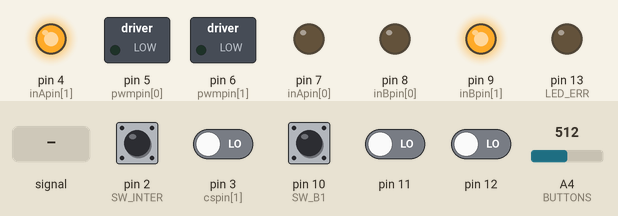
Simulated run of this sketch. Board: Arduino Uno, built with avr-gcc and run on an emulated ATmega328P. Parts: switched loads named in the sketch (green lamp = pin HIGH), output pins drawn as LEDs (lit = HIGH). Dashed ring = blinking. The inputs (shaded band) are chosen by the test bench; at power-on: pin 10 (SW_B1) HIGH, pin 2 (SW_INTER), pin 3 (cspin[1]), pin 11, pin 12 LOW, A4 (BUTTONS) = 512.

Above: at 1.4 s.
1.5 s: A4 (BUTTONS) fed a 2 Hz sine of ±306 counts around its level
At 2.2 s:
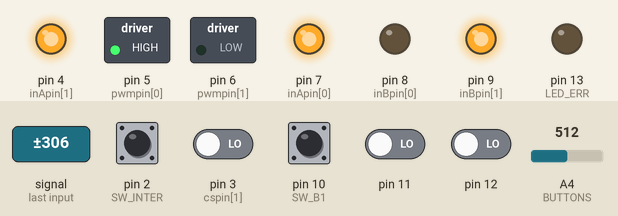
3.3 s: pin 3 (cspin[1]) driven HIGH
At 3.89 s:
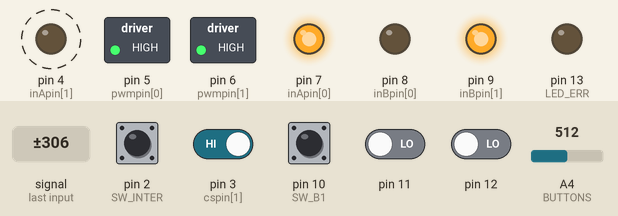
6.3 s: pin 12 driven HIGH
At 9.2 s:
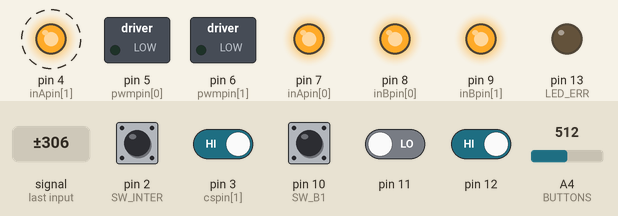
9.3 s: pin 3 (cspin[1]) driven LOW
10.8 s: pin 10 (SW_B1) pulled LOW for 1 s
At 11.13 s:
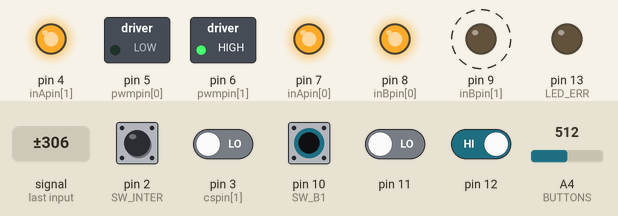
Timing chart, 0 to 13.8 s (numbered marks = the images above; inputs shaded):
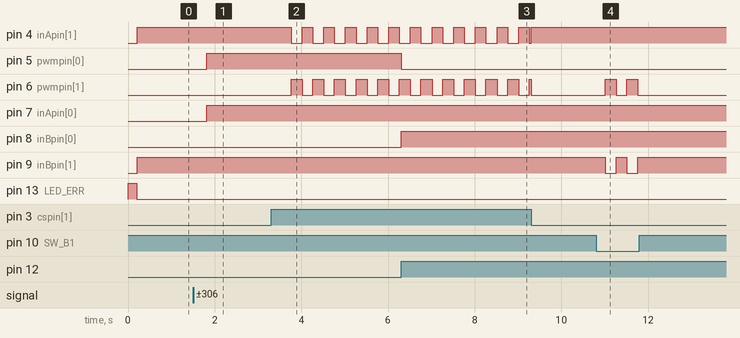

The sketch:

DomeShutter.ino
```cpp
// (licence header left out)
#include <avr/wdt.h>
#include "MonsterMotorShield.h"
#include "SerialCommand.h"
#include "shutter.h"

// Pin definitions
#define LED_ERR  13     // error LED
#define SW_A1    12     // shutter closed switch (NC)
#define SW_A2    11     // shutter open switch (NO)
#define SW_B1    10     // flap closed switch (NC)
#define SW_B2    3      // flap open switch (NO)
#define SW_INTER 2      // shutter interference detection switch (NC)
#define BUTTONS  A4     // analog input for reading the buttons
#define VBAT_PIN A5     // battery voltage reading

#define BUTTON_REPS 80  // Number of ADC readings required to detect a pressed button

// Timeouts in ms
#define COMMAND_TIMEOUT 60000   // Max. time from last command
#define SHUTTER_TIMEOUT 75000   // Max. time the shutter takes to open/close
#define FLAP_TIMEOUT 15000      // Max. time the flap takes to open/close

enum {
    BTN_NONE,
    BTN_A_OPEN,
    BTN_A_CLOSE,
    BTN_B_OPEN,
    BTN_B_CLOSE,
};

// Detect mechanical interfence between the two shutters
bool checkFlapInterference(State st)
{
    return (st == ST_OPENING) && digitalRead(SW_INTER);
}

// Detect mechanical interfence between the two shutters
bool checkShutterInterference(State st)
{
    return (st == ST_CLOSING) && digitalRead(SW_INTER) && !digitalRead(SW_B1);
}


Motor motorA(0);
Motor motorB(1);
Shutter shutter(&motorA, SW_A1, SW_A2, SHUTTER_TIMEOUT, checkShutterInterference);
Shutter flap(&motorB, SW_B1, SW_B2, FLAP_TIMEOUT, checkFlapInterference);
SerialCommand sCmd;
unsigned long lastCmdTime = 0;

// Detect a pressed button by reading an analog input.
// Every button puts a different voltage at the input.
int readButton()
{
    int buttonLimits[] = {92, 303, 518, 820};
    int val = analogRead(BUTTONS);

    for (int i = 0; i < 4; i++) {
        if (val < buttonLimits[i]) {
            return i + 1;
        }
    }
    return 0;
}

// Return dome status by combining shutter and flap statuses
State domeStatus()
{
    State sst = shutter.getState();
    State fst = flap.getState();

    if (sst == ST_ERROR || fst == ST_ERROR)
        return ST_ERROR;
    else if (sst == ST_OPENING || fst == ST_OPENING)
        return ST_OPENING;
    else if (sst == ST_CLOSING || fst == ST_CLOSING)
        return ST_CLOSING;
    else if (sst == ST_OPEN || fst == ST_OPEN)
        return ST_OPEN;
    else if (sst == ST_CLOSED && fst == ST_CLOSED)
        return ST_CLOSED;

    return ST_ABORTED;
}

void cmdOpenShutter() {
    lastCmdTime = millis();
    shutter.open();
}

void cmdOpenBoth()
{
    lastCmdTime = millis();
    shutter.open();
    flap.open();
}

void cmdClose()
{
    lastCmdTime = millis();
    shutter.close();
    flap.close();
}

void cmdAbort()
{
    lastCmdTime = millis();
    shutter.abort();
    flap.abort();
}

void cmdExit()
{
    lastCmdTime = 0;
    shutter.close();
    flap.close();
}

void cmdStatus()
{
    lastCmdTime = millis();
    State st = domeStatus();
    Serial.write('0' + st);
}

void cmdGetVBat()
{
    lastCmdTime = millis();
    int val = analogRead(VBAT_PIN);
    char buffer[8];
    sprintf(buffer, "v%04d", val);
    Serial.write(buffer);
}

void setup()
{
    wdt_disable();
    wdt_enable(WDTO_1S);

    pinMode(LED_ERR, OUTPUT);

    // Map serial commands to functions
    sCmd.addCommand("open", cmdOpenBoth);
    sCmd.addCommand("open1", cmdOpenShutter);
    sCmd.addCommand("close", cmdClose);
    sCmd.addCommand("abort", cmdAbort);
    sCmd.addCommand("exit", cmdExit);
    sCmd.addCommand("stat", cmdStatus);
    sCmd.addCommand("vbat", cmdGetVBat);

    Serial.begin(9600);

    digitalWrite(LED_ERR, HIGH);
    delay(200);
    digitalWrite(LED_ERR, LOW);
}


void loop()
{
    int btn = readButton();
    static int btn_prev = 0;
    static int btn_count = 0;

    if (btn && (btn == btn_prev))
        btn_count++;
    else
        btn_count = 0;
    btn_prev = btn;

    if (btn_count == BUTTON_REPS) {
        switch(btn) {
        case BTN_A_OPEN:
            shutter.open();
            break;
        case BTN_A_CLOSE:
            shutter.close();
            break;
        case BTN_B_OPEN:
            flap.open();
            break;
        case BTN_B_CLOSE:
            flap.close();
            break;
        }
    }

    // Close the dome if time from last command > COMMAND_TIMEOUT
    if ((lastCmdTime > 0) && ((millis() - lastCmdTime) > COMMAND_TIMEOUT)) {
        if (domeStatus() != ST_CLOSED) {
            lastCmdTime = 0;
            shutter.close();
            flap.close();
        }
    }

    int err = (shutter.getState() == ST_ERROR) || (flap.getState() == ST_ERROR);
    digitalWrite(LED_ERR, err);

    shutter.update();
    flap.update();
    sCmd.readSerial();

    wdt_reset();
}
```

MonsterMotorShield.cpp
```cpp
// (licence header left out)
#include <Arduino.h>
#include "MonsterMotorShield.h"


/*  VNH2SP30 pin definitions
 xxx[0] controls '1' outputs
 xxx[1] controls '2' outputs */
int inApin[2] = {7, 4};  // INA: Clockwise input
int inBpin[2] = {8, 9}; // INB: Counter-clockwise input
int pwmpin[2] = {5, 6}; // PWM input
int cspin[2] = {2, 3}; // CS: Current sense ANALOG input
int enpin[2] = {0, 1}; // EN: Status of switches output (Analog pin)


Motor::Motor(uint8_t n)
{
    // _nmotor can be only 0 or 1
    _nmotor = (n > 0);
    pinMode(inApin[_nmotor], OUTPUT);
    pinMode(inBpin[_nmotor], OUTPUT);
    pinMode(pwmpin[_nmotor], OUTPUT);
    stop();
}

void Motor::run(bool dir, int pwm)
{
    digitalWrite(inApin[_nmotor], dir);
    digitalWrite(inBpin[_nmotor], !dir);
    analogWrite(pwmpin[_nmotor], pwm);
}

void Motor::stop()
{
    digitalWrite(inApin[_nmotor], LOW);
    digitalWrite(inBpin[_nmotor], LOW);
    analogWrite(pwmpin[_nmotor], 0);
}

void Motor::brake()
{
    digitalWrite(inApin[_nmotor], HIGH);
    digitalWrite(inBpin[_nmotor], HIGH);
    analogWrite(pwmpin[_nmotor], 0);
}

bool Motor::isRunning()
{
    return digitalRead(inApin[_nmotor]) || digitalRead(inBpin[_nmotor]);
}

int Motor::readCurrent()
{
    return analogRead(cspin[_nmotor]);
}
```

MonsterMotorShield.h
```cpp
// (licence header left out)
#ifndef _MonsterMotorShield_h_
#define _MonsterMotorShield_h_

#include <stdlib.h>


class Motor {
public:
    Motor(uint8_t nmotor);
    void run(bool dir, int pwm);
    void stop();
    void brake();
    bool isRunning();
    int readCurrent();
private:
    uint8_t _nmotor;
};

#endif
```

shutter.cpp
```cpp
/******************************************************************
    Author:     Juan Menendez Blanco    <juanmb@gmail.com>

    This code is part of the ArduinoDomeController project:
        https://github.com/juanmb/ArduinoDomeController

*******************************************************************/

#include <Arduino.h>
#include "shutter.h"
#include <util/atomic.h>

#define MOTOR_OPEN 0
#define MOTOR_CLOSE 1
#define SPEED 1023
#define DEFAULT_TIMEOUT 30000 // shutter timeout (in ms)

// Shutter constructor.
// motor: pointer to an instance of Motor
// sw1: Limit switch (closed)
// sw2: Limit switch (fully open)
// swInt: Interference switch
Shutter::Shutter(Motor *motorPtr, int closedSwitch, int openSwitch,
        unsigned long timeout, interFn checkInterference)
{
    motor = motorPtr;
    swClosed = closedSwitch;    // normally closed (1 if shutter is closed)
    swOpen = openSwitch;        // normally open (0 if shutter is fully open)
    runTimeout = timeout;
    interference = checkInterference;
    nextAction = DO_NONE;
    initState();
}


void Shutter::initState()
{
    if (digitalRead(swClosed))
        state = ST_CLOSED;
    else if (!digitalRead(swOpen))
        state = ST_OPEN;
    else
        state = ST_ABORTED;
}


void Shutter::open() { nextAction = DO_OPEN; }
void Shutter::close() { nextAction = DO_CLOSE; }
void Shutter::abort() { nextAction = DO_ABORT; }

State Shutter::getState() { return state; }


// Shutter state machine
void Shutter::update()
{
    Action action;
    static unsigned long t0;

    ATOMIC_BLOCK(ATOMIC_FORCEON) {
        action = nextAction;
        nextAction = DO_NONE;
    }

    switch (state) {
    case ST_CLOSED:
        if (action == DO_OPEN) {
            t0 = millis();
            state = ST_OPENING;
        }
        break;
    case ST_OPEN:
        if (action == DO_CLOSE) {
            t0 = millis();
            state = ST_CLOSING;
        }
        break;
    case ST_ABORTED:
    case ST_ERROR:
        if (action == DO_OPEN) {
            t0 = millis();
            state = ST_OPENING;
        } else if (action == DO_CLOSE) {
            t0 = millis();
            state = ST_CLOSING;
        }
        break;
    case ST_OPENING:
        if (interference(state))
            motor->brake();
        else
            motor->run(MOTOR_OPEN, SPEED);

        if (!digitalRead(swOpen)) {
            state = ST_OPEN;
            motor->brake();
        } else if (action == DO_ABORT || action == DO_CLOSE) {
            state = ST_ABORTED;
            motor->brake();
        } else if (millis() - t0 > runTimeout) {
            state = ST_ERROR;
            motor->brake();
        }
        break;
    case ST_CLOSING:
        if (interference(state))
            motor->brake();
        else
            motor->run(MOTOR_CLOSE, SPEED);

        if (digitalRead(swClosed)) {
            state = ST_CLOSED;
            motor->brake();
        } else if (action == DO_ABORT || action == DO_OPEN) {
            state = ST_ABORTED;
            motor->brake();
        } else if (millis() - t0 > runTimeout) {
            state = ST_ERROR;
            motor->brake();
        }
        break;
    }
}
```

shutter.h
```cpp
/******************************************************************
    Author:     Juan Menendez Blanco    <juanmb@gmail.com>

    This code is part of the ArduinoDomeController project:
        https://github.com/juanmb/ArduinoDomeController

*******************************************************************/

#ifndef _shutter_h_
#define _shutter_h_

#include "MonsterMotorShield.h"

// Lid states
enum State {
    ST_CLOSED,
    ST_OPENING,
    ST_OPEN,
    ST_CLOSING,
    ST_ABORTED,
    ST_ERROR,
};


enum Action {
    DO_NONE,
    DO_OPEN,
    DO_CLOSE,
    DO_ABORT,
};

// Define a pointer to a function for checking shutter/flap interference
typedef bool (*interFn)(State st);


class Shutter {
public:
    Shutter(Motor *motor, int closedSwitch, int openSwitch, unsigned long timeout,
            interFn checkInterference);
    void open();
    void close();
    void abort();
    void update();
    State getState();
private:
    interFn interference;
    void initState();
    Motor *motor;
    State state;
    Action nextAction;
    unsigned long runTimeout;
    int swClosed;
    int swOpen;
};

#endif
```

Measured:
- after the input at 1.5 s, pin 5 (pwmpin[0]), pin 7 (inApin[0]): LOW → HIGH after 0.32 s
- after the input at 3.3 s, pin 4 (inApin[1]): alternates HIGH for 0.24 s and LOW for 0.26 s, starting after 0.46 s; pin 6 (pwmpin[1]): alternates HIGH for 0.26 s and LOW for 0.24 s, starting after 0.46 s
- after the input at 6.3 s, pin 5 (pwmpin[0]): HIGH → LOW at once; pin 8 (inBpin[0]): LOW → HIGH at once
- after the input at 10.8 s, pin 6 (pwmpin[1]): alternates HIGH for 0.25 s and LOW for 0.25 s, 4 changes in all, then stays LOW, starting after 0.21 s; pin 9 (inBpin[1]): alternates HIGH for 0.25 s and LOW for 0.25 s, 4 changes in all, then stays HIGH, starting after 0.21 s
